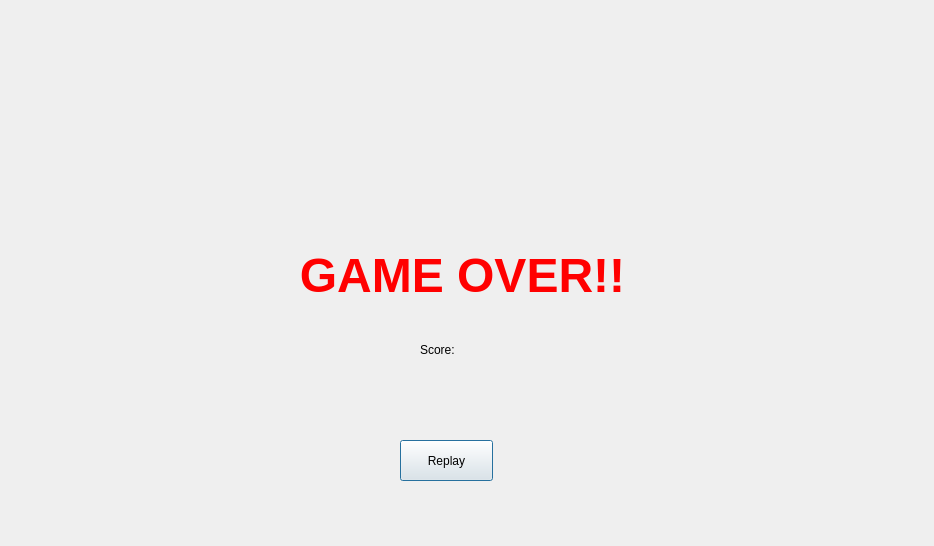
<?xml version="1.0" encoding="UTF-8"?>
<ui version="4.0">
 <class>GameOver</class>
 <widget class="QDialog" name="GameOver">
  <property name="geometry">
   <rect>
    <x>0</x>
    <y>0</y>
    <width>934</width>
    <height>546</height>
   </rect>
  </property>
  <property name="windowTitle">
   <string>Dialog</string>
  </property>
  <widget class="QPushButton" name="pushButton">
   <property name="geometry">
    <rect>
     <x>400</x>
     <y>440</y>
     <width>93</width>
     <height>41</height>
    </rect>
   </property>
   <property name="text">
    <string>Replay</string>
   </property>
  </widget>
  <widget class="QLabel" name="label_gameover">
   <property name="geometry">
    <rect>
     <x>122</x>
     <y>220</y>
     <width>681</width>
     <height>111</height>
    </rect>
   </property>
   <property name="text">
    <string>&lt;html&gt;&lt;head/&gt;&lt;body&gt;&lt;p align=&quot;center&quot;&gt;&lt;span style=&quot; font-size:36pt; font-weight:700; color:#ff0000;&quot;&gt;GAME OVER!!&lt;/span&gt;&lt;/p&gt;&lt;/body&gt;&lt;/html&gt;</string>
   </property>
  </widget>
  <widget class="QLabel" name="score_label">
   <property name="geometry">
    <rect>
     <x>420</x>
     <y>340</y>
     <width>63</width>
     <height>20</height>
    </rect>
   </property>
   <property name="text">
    <string>Score: </string>
   </property>
  </widget>
 </widget>
 <resources/>
 <connections/>
</ui>
